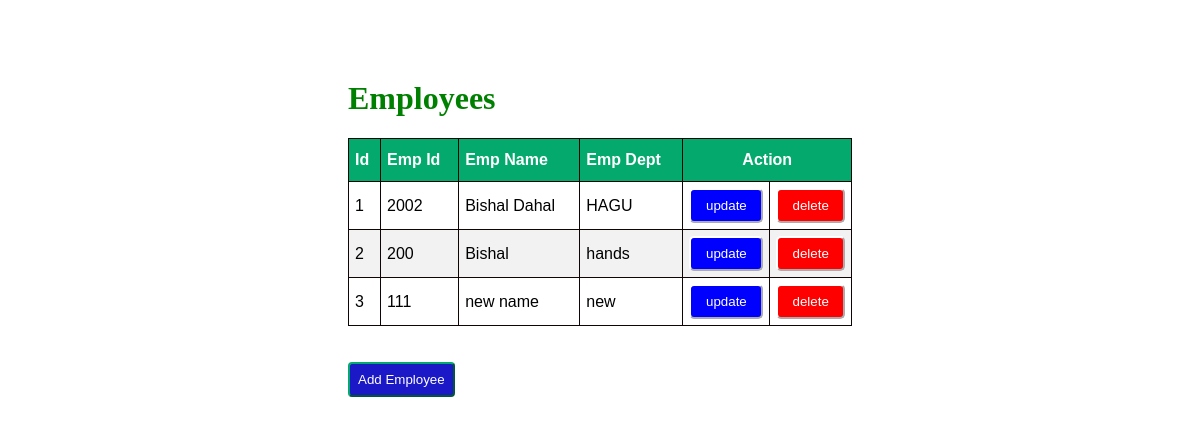
Before: / with the older database file.
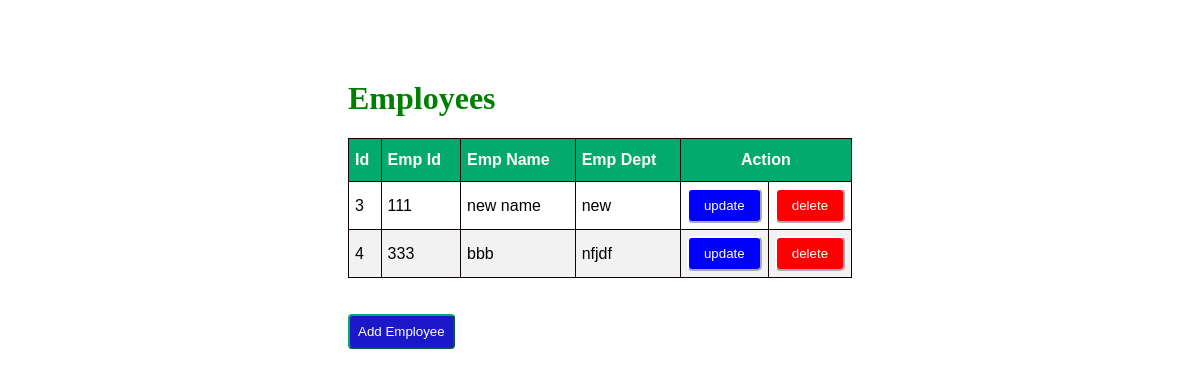
After: the same page with the newer database file.
### enroll/models.py (models this page shows, shortened)
class Employee(models.Model):
    emp_id = models.IntegerField()
    emp_name = models.CharField(max_length=100)
    emp_dept = models.CharField(max_length=100)

### enroll/views.py (the view)
# urls.py: 2. Add a URL to urlpatterns:  path('', views.home, name='home')
def home(request):
    employees = Employee.objects.all()
    return render(request,'home.html', {'employees':employees})

### enroll/templates/home.html (shortened to what this page needs)
<!DOCTYPE html>
<html lang="en">
<head>
</head>
{% load static %}
<link rel="stylesheet" href="{% static 'style.css' %}">
<body>
    <div class="container">
        <h1>Employees</h1>
        <table id="customers" border="1">
            <thead>
                <th>Id</th>
                <th>Emp Id</th>
                <th>Emp Name</th>
                <th>Emp Dept</th>
                <th colspan="2" id="mid">Action</th>
            </thead>
            {% for x in employees %}
            <tr>
                <td>{{x.id}}</td>
                <td>{{x.emp_id}}</td>
                <td>{{x.emp_name}}</td>
                <td>{{x.emp_dept}}</td>
                <td>
                    <a href="update/{{x.id}}"><button id="up">update</button></a>
                </td>
                <td>
                    <a href="delete/{{x.id}}"><button id="del">delete</button></a>
                </td>
            </tr>
            {% endfor %}
        </table>
        <br><br>
        <a href="{% url 'create' %}"><button id="new3">Add Employee</button></a>
    </div>
</body>
</html>

### enroll/static/style.css (style rules this page uses)
.container { margin: 80px 240px 60px 240px; padding: 0px 100px 100px 100px; }
#customers { font-family: Arial, Helvetica, sans-serif; border-collapse: collapse; width: 100%; }
#customers td, #customers th { border: 1px solid rgb(17, 4, 4); padding: 6px; }
#customers tr:nth-child(even) { background-color: #f2f2f2; }
#customers th { padding-top: 12px; padding-bottom: 12px; text-align: left; background-color: #04AA6D; color: white; }
#customers #mid { text-align: center; }
#customers #up { background-color: blue; border-color: white; border-radius: 5px; padding: 8px; color: white; }
#customers #del { background-color: red; border-color: white; border-radius: 5px; padding: 8px; color: white; }
#customers button { width: 100%; }
h1 { color: green; }
.container #new3 { padding: 8px; background-color: rgb(27, 24, 199); color: white; border-radius: 4px; border-color: #04AA6D; }

Changed rows visible on the page:
removed Employee: id "1", emp_id "2002", emp_name "Bishal Dahal", emp_dept "HAGU"
removed Employee: id "2", emp_id "200", emp_name "Bishal", emp_dept "hands"
added Employee: id "4", emp_id "333", emp_name "bbb", emp_dept "nfjdf"
